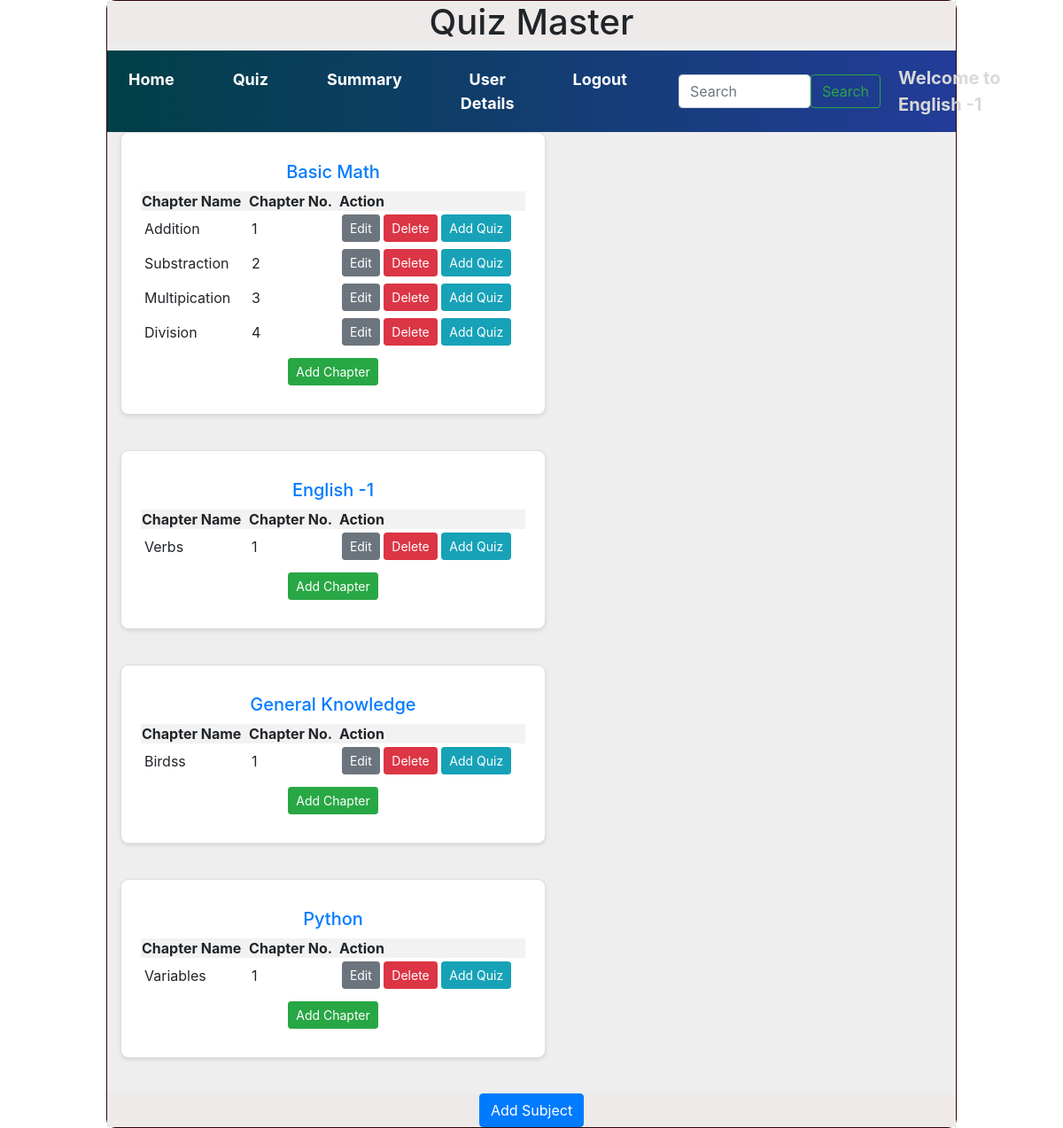
The page /admin/English -1 on the database its author committed.
### models/models.py (models this page shows)
class Subject(db.Model):
    id = db.Column(db.Integer, primary_key=True)
    name = db.Column(db.String(255), unique=True, nullable=False)
    description = db.Column(db.Text, nullable=True)
    chapters = db.relationship("Chapter", cascade="all,delete", backref="subject", lazy=True)

class Chapter(db.Model):
    id = db.Column(db.Integer, primary_key=True)
    name = db.Column(db.String(255), nullable=False)
    description = db.Column(db.Text, nullable=True)
    subject_id = db.Column(db.Integer, db.ForeignKey("subject.id"), nullable=False)
    quizzes = db.relationship("Quiz", cascade="all,delete", backref="chapter", lazy=True)

### controllers/controllers.py (the view)
@app.route("/admin/<name>")
def admin_dashboard(name):
    subjects=get_subjects()
    return render_template("admin_dashboard.html",name=name,subjects=subjects)

### controllers/controllers.py (called while the page is built)
def get_subjects():
    subjects=Subject.query.all()
    return subjects

### templates/admin_dashboard.html
{% extends "admin_layout.html" %}
{% block content %}
        <div class="container">
            {% if subjects %}
            <div class="row">
                    {% for subject in subjects %}
                    <div class="col">
                    <div class="card" style="width: 30rem">
                        <div class="card-body">
                            <h5 class="center1"><a href="/edit_subject/{{ subject.id }}/{{ name }}">{{ subject.name }}</a></h5>
                                {% if subject.chapters %}
                                <table class="my_table">
                                    <tr>
                                        <th>Chapter Name</th>
                                        <th>Chapter No.</th>
                                        <th>Action</th>
                                    </tr>
                                    {% for chapter in subject.chapters %}
                                    <tr>
                                        <td>{{ chapter.name }}</td>
                                        <td>{{ loop.index }}</td>
                                        <td>
                                            <a href="/edit_chapter/{{ chapter.id }}/{{ name }}" class="btn btn-sm btn-secondary">Edit</a>
                                            <a href="/delete_chapter/{{ chapter.id }}/{{ name }}" class="btn btn-sm btn-danger">Delete</a>
                                            <a href="/add_quiz/{{ name }}/{{ chapter.id }}" class="btn btn-sm btn-info">Add Quiz</a>
                                        </td>
                                    </tr>
                                    {% endfor %}
                                </table>
                                {% else %}
                                    <p>No chapters available.</p>
                                {% endif %}
                                <div class="center1"><a href="/chapter/{{ subject.id }}/{{ name }}" class="btn btn-sm btn-success">Add Chapter</a></div>
                        </div>
                    </div>
                    </div>
                    {% endfor %}
            </div>
            {% else %}
                <h3 class="center">No subjects available at the moment.</h3>
            {% endif %}
        </div>
        <div class="center">
            <a href="/subject/{{ name }}" class="btn btn-primary"> Add Subject</a>
        </div>
{% endblock %}

### templates/admin_layout.html (shortened to what this page needs)
<html lang="en">
    <head>
        <link rel="stylesheet" href="/static/styles/main.css">
        <link rel="stylesheet" href="https://cdn.jsdelivr.net/npm/bootstrap@4.0.0/dist/css/bootstrap.min.css">
    </head>
    <body>
        <div class="my_panel">
            <div class="center"><h1>Quiz Master</h1></div>
            <nav class="navbar navbar-expand-lg navbar-light" style="background-image: linear-gradient(to right, rgb(1, 63, 71), rgb(35, 60, 153))">
                <div class="collapse navbar-collapse d-flex justify-content-between align-items-center" id="navbarText">
                    <ul class="navbar-nav mx-auto text-center">
                        <li class="nav-item">
                            <a class="nav-link custom-nav-link" href="/admin/{{name}}">Home</a>
                        </li>
                        <li class="nav-item">
                            <a class="nav-link custom-nav-link" href="/quiz_management/{{name}}">Quiz</a>
                        </li>
                        <li class="nav-item">
                            <a class="nav-link active custom-nav-link" href="/admin_summary/{{name}}">Summary</a>
                        </li>
                        <li class="nav-item">
                            <a class="nav-link active custom-nav-link" href="/user_details/{{name}}">User Details</a>
                        </li>
                        <li class="nav-item">
                            <a class="nav-link active custom-nav-link" href="/login">Logout</a>
                        </li>
                    </ul>
                    <form class="d-flex mx-auto search-bar" method="POST" action="/search/{{name}}">
                        <input class="form-control" type="search" placeholder="Search" aria-label="Search" name="search_txt" id="search_txt">
                        <button class="btn btn-outline-success" type="submit">Search</button>
                    </form>
                    <span class="navbar-text welcome-text">
                        Welcome to {{name}}
                    </span>
                </div>
            </nav>
                {%block content%}
                {%endblock%}
        </div>
    </body>
</html>

### static/styles/main.css (style rules this page uses)
.center { text-align:center; color:solid black; margin:auto; background-color:rgb(238, 234, 234) ; }
.my_panel { width: 80%; margin: auto; height: auto; border: 1px solid rgb(49, 4, 4); border-radius: 10px; background-color: #eeeeee; }
.custom-nav-link { font-weight: bold; font-size: 18px; margin-right: 50px; color: white !important }
.search-bar { width: 300px; margin:auto; }
.welcome-text { font-weight: bold; font-size: 20px; margin-left: 20px; color: rgba(217, 217, 217, 0.997) !important }
.my_table { width: 100%; border-collapse: collapse; }
.my_table td { padding: 4px; text-align: left; }
.my_table th { background-color: #f2f2f2; }
.card { padding: 2px; border-radius: 9px !important; background-color: #fff; box-shadow: 0 2px 4px rgba(0, 0, 0, 0.1); margin-bottom: 40px; }
.center1 { text-align:center; margin:auto; padding: 10px; }

### rows shown on the page
Subject: name "English -1"
Subject: name "Basic Math"
Chapter: name "Addition"
Chapter: name "Substraction"
Chapter: name "Multipication"
Chapter: name "Division"
Chapter: name "Verbs"
Subject: name "General Knowledge"
Chapter: name "Birdss"
Subject: name "Python"
Chapter: name "Variables"
